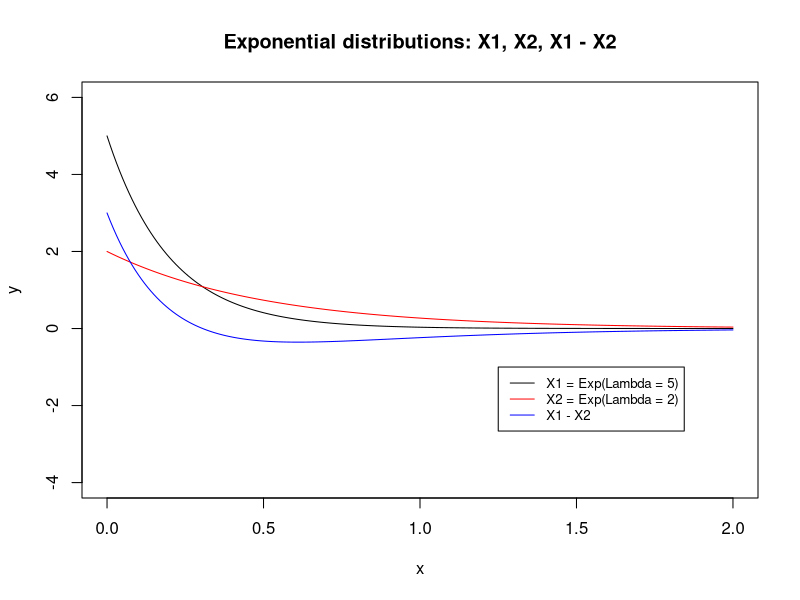
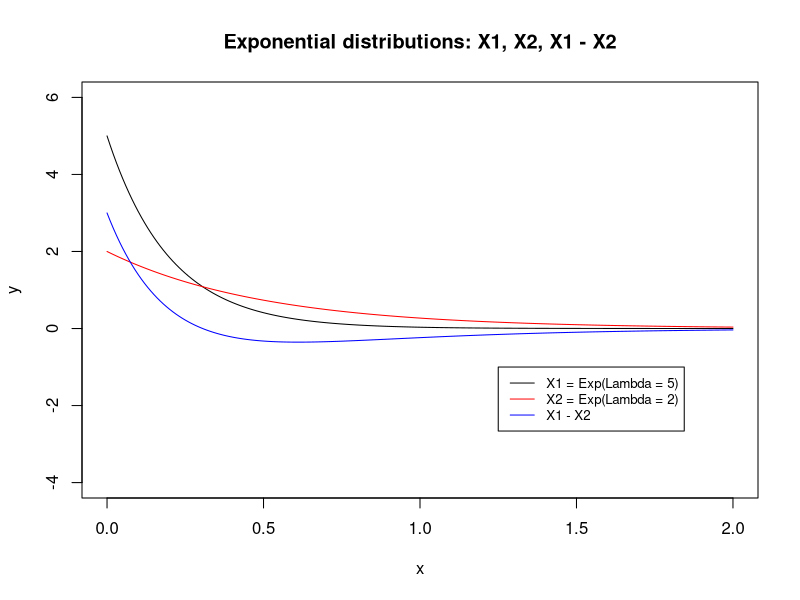
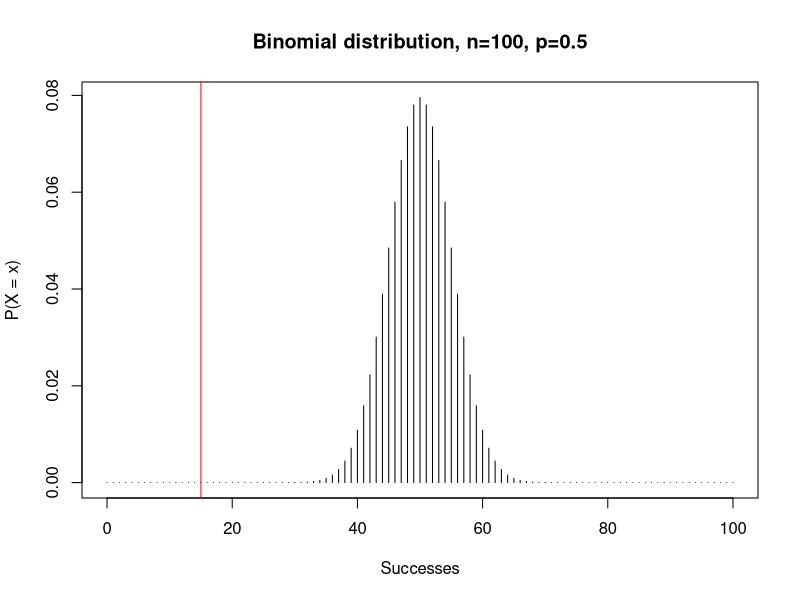
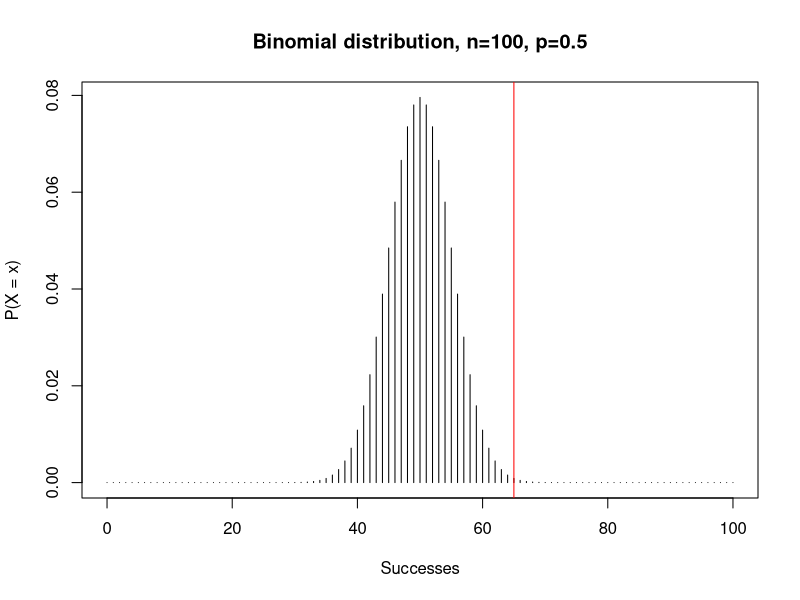

Write the R code that produced these figures, in order.
## ---- chunk 1
knitr::opts_chunk$set(echo = TRUE)
options(digits = 4)
## ---- chunk 2
lambda.1 <- 5
lambda.2 <- 2
x <- seq(from = 0, to = 2, by = 0.01)
y.1 <- lambda.1 * exp(-lambda.1 * x)
y.2 <- lambda.2 * exp(-lambda.2 * x)
y.3 <- y.1 - y.2
plot(x, y.1, type = "l", ylim = c(-4, 6),
	 ylab = "y",
	 main = "Exponential distributions: X1, X2, X1 - X2")
lines(x, y.2, col = "red")
lines(x, y.3, col = "blue")
legend(1.25, -1, legend=c("X1 = Exp(Lambda = 5)", "X2 = Exp(Lambda = 2)", "X1 - X2"),
       col=c("black", "red", "blue") , lty=c(1, 1, 1), cex=0.8)
## ---- chunk 3
lambda.1 <- 5
lambda.2 <- 2
x <- seq(from = 0, to = 2, by = 0.01)
y.1 <- lambda.1 * exp(-lambda.1 * x)
y.2 <- lambda.2 * exp(-lambda.2 * x)
y.3 <- y.1 - y.2
y.4 <- 
plot(x, y.1, type = "l", ylim = c(-4, 6),
	 ylab = "y",
	 main = "Exponential distributions: X1, X2, X1 - X2")
lines(x, y.2, col = "red")
lines(x, y.3, col = "blue")
legend(1.25, -1, legend=c("X1 = Exp(Lambda = 5)", "X2 = Exp(Lambda = 2)", "X1 - X2"),
       col=c("black", "red", "blue") , lty=c(1, 1, 1), cex=0.8)
## ---- chunk 4
# PMF
P <- function(x) {
	if (x %in% c(1:6)) {
		return(1 / 6)
	} else {
		return(0)
	}
}

# S(2). Include some traces.
S2 <- function(x, verbose = F) {
	total <- 0
	
	if (verbose) {
		print(paste0("x=", x))
	}
	for (k in 0:x) {
		total <- total + (P(k) * P(x - k))

		if (verbose) {
			print(paste0("k=", k, ", x-k=", x-k))
			print(paste0("    P(k)=", P(k), ", P(x-k)=", P(x-k)))
			print(paste0("    P(k)P(x-k)=", P(k) * P(x - k)))
			print(paste0("    total=", total))
		}
	}
	return(total)
}
    
S3 <- function(x, verbose = F) {
	total <- 0
	for (k in 0:x) {
		prob <- S2(k, verbose) * P(x - k)
		total <- total + prob
	}
	return(total)
}
## ---- chunk 5
P(0)
P(3)
P(7)
## ---- chunk 6
S2(2, verbose = T)
S2(3, verbose = T)
## ---- chunk 7
S3(3, verbose = T)
## ---- chunk 8
total <- 0
for (i in 1:9) {
	total <- total + S3(i)
}

1 - total
## ---- chunk 9
total <- 0
for (i in 0:((3 * 6) - 1)) {
	if (i %% 2 == 1) {
		total <- total + S3(i)
	}
}

1 - total
## ---- chunk 10
# PMF
P <- function(x) {
	# if (x %in% c(1:6)) {
	# 	return(1 / 6)
	# } else {
	# 	return(0)
	# }
	dist <- c(01/4, 1/2, 1/8, 1/8)
	if (x %in% c(-1:2)) {
		return(dist[x + 1])
	} else {
		return(0)
	}
}

## ---- chunk 11
binom_summary <- function(successes, trials, prob,
                          main = NULL, xlab = "Successes", ylab = "P(X = x)") {
  # Annotate plot.
  param_str <- paste0(", n=", trials, ", p=", prob)
  main <- ifelse(is.null(main), paste0("Binomial distribution", param_str),
                 paste0(main, param_str))

  plot(0:trials, dbinom(0:trials, trials, prob = prob),
     xlab = xlab,
     ylab = ylab,
     type = "h",
     main = main)
  abline(v = successes, col = "red")
  
  mu <- trials * prob
  sigma <- sqrt(trials * prob * (1 - prob))
  is_normal_approx <- trials * prob >= 10 & trials * (1 - prob) >= 10

  print(paste0("mu: ", mu))
  print(paste0("sigma: ", sigma))
  
  print(paste0("Trials: ", trials))
  print(paste0("Successes: ", successes))

  prob.exact <- dbinom(successes, trials, prob)
  
  prob.cumulative.lt <- pbinom(successes - 1, trials, prob)
  # Normal approximation
  prob.cumulative.lt.approx <- pnorm(successes, mu, sigma)
  # Normal approximation with continuity correction.
  prob.cumulative.lt.approx.corr <- pnorm(successes - 0.5, mu, sigma)
  
  prob.cumulative.le <- pbinom(successes, trials, prob)
  # Normal approximation
  prob.cumulative.le.approx <- pnorm(successes, mu, sigma)
  # Normal approximation with continuity correction.
  prob.cumulative.le.approx.corr <- pnorm(successes + 0.5, mu, sigma)
  
  prob.cumulative.gt <- pbinom(successes, trials, prob, lower.tail = F)
  # Normal approximation
  prob.cumulative.gt.approx <- pnorm(successes, mu, sigma, lower.tail = F)
  # Normal approximation with continuity correction.
  prob.cumulative.gt.approx.corr <- pnorm(successes + 0.5, mu, sigma, lower.tail = F)

  prob.cumulative.ge <- pbinom(successes - 1, trials, prob, lower.tail = F)
  # Normal approximation
  prob.cumulative.ge.approx <- pnorm(successes, mu, sigma, lower.tail = F)
  # Normal approximation with continuity correction.
  prob.cumulative.ge.approx.corr <- pnorm(successes - 0.5, mu, sigma, lower.tail = F)

  print(paste0("Binomial probability. P(X=x): ", round(prob.exact, 4)))

  print(paste0("Cumulative probability. P(X<x): ", round(prob.cumulative.lt, 4)))
  if (is_normal_approx) {
    print(paste0("    Normal approximation. P(X<x): ",
                 round(prob.cumulative.lt.approx, 4)))
    print(paste0("    Normal approximation w/ continuity correction. P(<x): ",
                 round(prob.cumulative.lt.approx.corr, 4)))
  }
  
  print(paste0("Cumulative probability. P(X<=x): ", round(prob.cumulative.le, 4)))
  if (is_normal_approx) {
    print(paste0("    Normal approximation. P(X<=x): ",
                 round(prob.cumulative.le.approx, 4)))
    print(paste0("    Normal approximation w/ continuity correction. P(<=x): ",
                 round(prob.cumulative.le.approx.corr, 4)))
  }
  
  print(paste0("Cumulative probability. P(X>x): ", round(prob.cumulative.gt, 4)))
  if (is_normal_approx) {
    print(paste0("    Normal approximation. P(X>x): ",
                 round(prob.cumulative.gt.approx, 4)))
    print(paste0("    Normal approximation w/ continuity correction. P(X>x): ",
                 round(prob.cumulative.gt.approx.corr, 4)))
  }

    print(paste0("Cumulative probability. P(X>=x): ", round(prob.cumulative.ge, 4)))
  if (is_normal_approx) {
    print(paste0("    Normal approximation. P(X>=x): ",
                 round(prob.cumulative.ge.approx, 4)))
    print(paste0("    Normal approximation w/ continuity correction. P(X>=x): ",
                 round(prob.cumulative.ge.approx.corr, 4)))
  }
}
## ---- chunk 12
binom_summary(15, 100, 0.5)
## ---- chunk 13
binom_summary(50 + 15, 100, 0.5)
